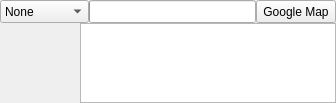
<?xml version="1.0" encoding="UTF-8"?>
<ui version="4.0">
 <class>StatusWidgetGroup</class>
 <widget class="QWidget" name="StatusWidgetGroup">
  <property name="geometry">
   <rect>
    <x>0</x>
    <y>0</y>
    <width>336</width>
    <height>103</height>
   </rect>
  </property>
  <property name="windowTitle">
   <string>Form</string>
  </property>
  <layout class="QVBoxLayout" name="verticalLayout">
   <property name="spacing">
    <number>0</number>
   </property>
   <property name="leftMargin">
    <number>0</number>
   </property>
   <property name="topMargin">
    <number>0</number>
   </property>
   <property name="rightMargin">
    <number>0</number>
   </property>
   <property name="bottomMargin">
    <number>0</number>
   </property>
   <item>
    <widget class="QWidget" name="widget" native="true">
     <layout class="QHBoxLayout" name="horizontalLayout">
      <property name="spacing">
       <number>0</number>
      </property>
      <property name="leftMargin">
       <number>0</number>
      </property>
      <property name="topMargin">
       <number>0</number>
      </property>
      <property name="rightMargin">
       <number>0</number>
      </property>
      <property name="bottomMargin">
       <number>0</number>
      </property>
      <item>
       <widget class="QComboBox" name="statusComboBox">
        <property name="sizePolicy">
         <sizepolicy hsizetype="Minimum" vsizetype="Preferred">
          <horstretch>0</horstretch>
          <verstretch>0</verstretch>
         </sizepolicy>
        </property>
        <item>
         <property name="text">
          <string>None</string>
         </property>
        </item>
        <item>
         <property name="text">
          <string>Question</string>
         </property>
         <property name="icon">
          <iconset resource="Gui.qrc">
           <normaloff>:/Gui/Icon/Warnings/Small/Question.png</normaloff>:/Gui/Icon/Warnings/Small/Question.png</iconset>
         </property>
        </item>
        <item>
         <property name="text">
          <string>Idea</string>
         </property>
         <property name="icon">
          <iconset resource="Gui.qrc">
           <normaloff>:/Gui/Icon/Warnings/Small/Idea.png</normaloff>:/Gui/Icon/Warnings/Small/Idea.png</iconset>
         </property>
        </item>
        <item>
         <property name="text">
          <string>Information</string>
         </property>
         <property name="icon">
          <iconset resource="Gui.qrc">
           <normaloff>:/Gui/Icon/Warnings/Small/Information.png</normaloff>:/Gui/Icon/Warnings/Small/Information.png</iconset>
         </property>
        </item>
        <item>
         <property name="text">
          <string>Warning</string>
         </property>
         <property name="icon">
          <iconset resource="Gui.qrc">
           <normaloff>:/Gui/Icon/Warnings/Small/Warning.png</normaloff>:/Gui/Icon/Warnings/Small/Warning.png</iconset>
         </property>
        </item>
        <item>
         <property name="text">
          <string>Critical</string>
         </property>
         <property name="icon">
          <iconset resource="Gui.qrc">
           <normaloff>:/Gui/Icon/Warnings/Small/Error.png</normaloff>:/Gui/Icon/Warnings/Small/Error.png</iconset>
         </property>
        </item>
       </widget>
      </item>
      <item>
       <widget class="QProgressBar" name="statusProgressBar">
        <property name="sizePolicy">
         <sizepolicy hsizetype="Expanding" vsizetype="Preferred">
          <horstretch>0</horstretch>
          <verstretch>0</verstretch>
         </sizepolicy>
        </property>
        <property name="alignment">
         <set>Qt::AlignCenter</set>
        </property>
       </widget>
      </item>
      <item>
       <widget class="QPushButton" name="statusGoogleMapPushButton">
        <property name="sizePolicy">
         <sizepolicy hsizetype="Minimum" vsizetype="Preferred">
          <horstretch>0</horstretch>
          <verstretch>0</verstretch>
         </sizepolicy>
        </property>
        <property name="text">
         <string>Google Map</string>
        </property>
       </widget>
      </item>
     </layout>
    </widget>
   </item>
   <item>
    <widget class="WidgetGroup" name="statusWidgetGroup" native="true">
     <layout class="QGridLayout" name="gridLayout_31">
      <property name="leftMargin">
       <number>0</number>
      </property>
      <property name="topMargin">
       <number>0</number>
      </property>
      <property name="rightMargin">
       <number>0</number>
      </property>
      <property name="bottomMargin">
       <number>0</number>
      </property>
      <property name="spacing">
       <number>0</number>
      </property>
      <item row="1" column="1" colspan="2">
       <widget class="QWidget" name="statusCommentWidget" native="true">
        <layout class="QHBoxLayout" name="horizontalLayout_2">
         <property name="spacing">
          <number>0</number>
         </property>
         <property name="leftMargin">
          <number>0</number>
         </property>
         <property name="topMargin">
          <number>0</number>
         </property>
         <property name="rightMargin">
          <number>0</number>
         </property>
         <property name="bottomMargin">
          <number>0</number>
         </property>
         <item>
          <widget class="QLabel" name="statusCommentIconLabel">
           <property name="sizePolicy">
            <sizepolicy hsizetype="Fixed" vsizetype="Fixed">
             <horstretch>0</horstretch>
             <verstretch>0</verstretch>
            </sizepolicy>
           </property>
           <property name="minimumSize">
            <size>
             <width>80</width>
             <height>80</height>
            </size>
           </property>
           <property name="maximumSize">
            <size>
             <width>80</width>
             <height>80</height>
            </size>
           </property>
           <property name="alignment">
            <set>Qt::AlignCenter</set>
           </property>
          </widget>
         </item>
         <item>
          <widget class="QTextEdit" name="statusCommentTextEdit">
           <property name="sizePolicy">
            <sizepolicy hsizetype="Expanding" vsizetype="Fixed">
             <horstretch>0</horstretch>
             <verstretch>0</verstretch>
            </sizepolicy>
           </property>
           <property name="minimumSize">
            <size>
             <width>0</width>
             <height>80</height>
            </size>
           </property>
           <property name="maximumSize">
            <size>
             <width>16777215</width>
             <height>80</height>
            </size>
           </property>
          </widget>
         </item>
        </layout>
       </widget>
      </item>
     </layout>
    </widget>
   </item>
  </layout>
 </widget>
 <customwidgets>
  <customwidget>
   <class>WidgetGroup</class>
   <extends>QWidget</extends>
   <header>WidgetGroup.h</header>
   <container>1</container>
  </customwidget>
 </customwidgets>
 <resources>
  <include location="Gui.qrc"/>
 </resources>
 <connections/>
</ui>
